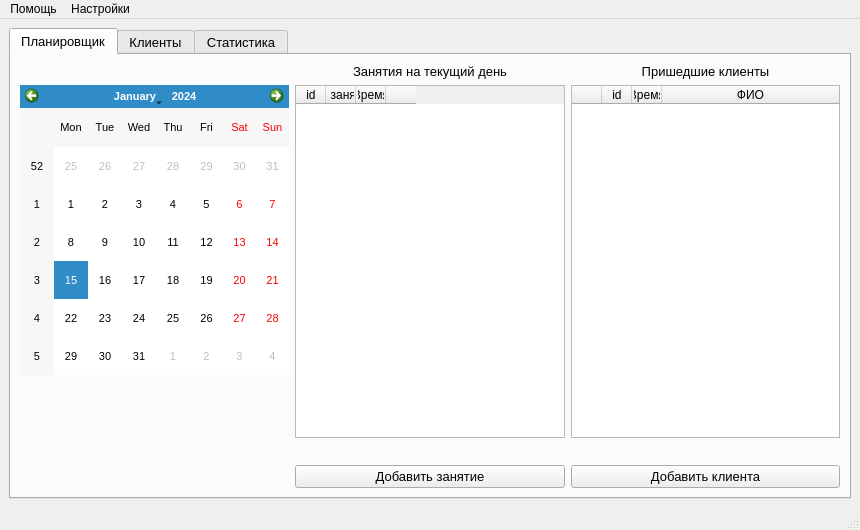
<?xml version="1.0" encoding="UTF-8"?>
<ui version="4.0">
 <class>MainWindow</class>
 <widget class="QMainWindow" name="MainWindow">
  <property name="geometry">
   <rect>
    <x>0</x>
    <y>0</y>
    <width>860</width>
    <height>530</height>
   </rect>
  </property>
  <property name="windowTitle">
   <string>Расписание занятий</string>
  </property>
  <widget class="QWidget" name="centralwidget">
   <layout class="QGridLayout" name="gridLayout">
    <item row="1" column="0">
     <widget class="QTabWidget" name="tabWidget">
      <property name="enabled">
       <bool>true</bool>
      </property>
      <property name="font">
       <font>
        <pointsize>10</pointsize>
       </font>
      </property>
      <property name="currentIndex">
       <number>0</number>
      </property>
      <widget class="QWidget" name="planner_tab">
       <attribute name="title">
        <string>Планировщик</string>
       </attribute>
       <layout class="QGridLayout" name="gridLayout_2">
        <item row="6" column="1">
         <widget class="QPushButton" name="add_lesson_btn">
          <property name="font">
           <font>
            <pointsize>10</pointsize>
           </font>
          </property>
          <property name="text">
           <string>Добавить занятие</string>
          </property>
         </widget>
        </item>
        <item row="6" column="2">
         <widget class="QPushButton" name="add_client_btn">
          <property name="font">
           <font>
            <pointsize>10</pointsize>
           </font>
          </property>
          <property name="text">
           <string>Добавить клиента</string>
          </property>
         </widget>
        </item>
        <item row="1" column="1" rowspan="4">
         <widget class="QTableWidget" name="lessons_table">
          <attribute name="horizontalHeaderMinimumSectionSize">
           <number>30</number>
          </attribute>
          <attribute name="horizontalHeaderDefaultSectionSize">
           <number>30</number>
          </attribute>
          <attribute name="horizontalHeaderStretchLastSection">
           <bool>false</bool>
          </attribute>
          <column>
           <property name="text">
            <string>id</string>
           </property>
          </column>
          <column>
           <property name="text">
            <string>Тип занятия</string>
           </property>
          </column>
          <column>
           <property name="text">
            <string>Время</string>
           </property>
          </column>
          <column>
           <property name="text">
            <string/>
           </property>
          </column>
         </widget>
        </item>
        <item row="3" column="0">
         <widget class="QLabel" name="label_4">
          <property name="text">
           <string/>
          </property>
         </widget>
        </item>
        <item row="0" column="2">
         <widget class="QLabel" name="label_17">
          <property name="text">
           <string>Пришедшие клиенты</string>
          </property>
          <property name="alignment">
           <set>Qt::AlignCenter</set>
          </property>
         </widget>
        </item>
        <item row="5" column="0">
         <widget class="QLabel" name="label">
          <property name="text">
           <string/>
          </property>
         </widget>
        </item>
        <item row="6" column="0">
         <widget class="QLabel" name="label_2">
          <property name="text">
           <string/>
          </property>
         </widget>
        </item>
        <item row="1" column="0">
         <widget class="QCalendarWidget" name="calendar">
          <property name="font">
           <font>
            <pointsize>8</pointsize>
           </font>
          </property>
         </widget>
        </item>
        <item row="2" column="0">
         <widget class="QLabel" name="label_5">
          <property name="text">
           <string/>
          </property>
         </widget>
        </item>
        <item row="1" column="2" rowspan="4">
         <widget class="QTableWidget" name="incoming_clients_table">
          <attribute name="horizontalHeaderCascadingSectionResizes">
           <bool>false</bool>
          </attribute>
          <attribute name="horizontalHeaderMinimumSectionSize">
           <number>30</number>
          </attribute>
          <attribute name="horizontalHeaderDefaultSectionSize">
           <number>30</number>
          </attribute>
          <attribute name="horizontalHeaderHighlightSections">
           <bool>true</bool>
          </attribute>
          <attribute name="horizontalHeaderStretchLastSection">
           <bool>true</bool>
          </attribute>
          <column>
           <property name="text">
            <string/>
           </property>
          </column>
          <column>
           <property name="text">
            <string>id</string>
           </property>
          </column>
          <column>
           <property name="text">
            <string>Время</string>
           </property>
          </column>
          <column>
           <property name="text">
            <string>ФИО</string>
           </property>
          </column>
         </widget>
        </item>
        <item row="4" column="0">
         <widget class="QLabel" name="label_3">
          <property name="text">
           <string/>
          </property>
         </widget>
        </item>
        <item row="0" column="1">
         <widget class="QLabel" name="label_16">
          <property name="text">
           <string>Занятия на текущий день</string>
          </property>
          <property name="alignment">
           <set>Qt::AlignCenter</set>
          </property>
         </widget>
        </item>
       </layout>
      </widget>
      <widget class="QWidget" name="client_tab">
       <attribute name="title">
        <string>Клиенты</string>
       </attribute>
       <layout class="QGridLayout" name="gridLayout_3">
        <item row="8" column="1">
         <widget class="QLabel" name="label_10">
          <property name="text">
           <string/>
          </property>
         </widget>
        </item>
        <item row="0" column="0" rowspan="14">
         <widget class="QTableWidget" name="client_base_table">
          <column>
           <property name="text">
            <string>id</string>
           </property>
          </column>
          <column>
           <property name="text">
            <string>ФИО</string>
           </property>
          </column>
          <column>
           <property name="text">
            <string>Телефон</string>
           </property>
          </column>
          <column>
           <property name="text">
            <string>Дата начала</string>
           </property>
          </column>
          <column>
           <property name="text">
            <string>Возраст</string>
           </property>
          </column>
          <column>
           <property name="text">
            <string>Количество занятий</string>
           </property>
          </column>
          <column>
           <property name="text">
            <string>Длительность аб.</string>
           </property>
          </column>
          <column>
           <property name="text">
            <string>Ак.</string>
           </property>
          </column>
         </widget>
        </item>
        <item row="6" column="1">
         <widget class="QLabel" name="label_9">
          <property name="text">
           <string/>
          </property>
         </widget>
        </item>
        <item row="1" column="1">
         <widget class="QLineEdit" name="search_line">
          <property name="sizePolicy">
           <sizepolicy hsizetype="Preferred" vsizetype="Fixed">
            <horstretch>0</horstretch>
            <verstretch>0</verstretch>
           </sizepolicy>
          </property>
          <property name="font">
           <font>
            <pointsize>10</pointsize>
           </font>
          </property>
         </widget>
        </item>
        <item row="2" column="1">
         <widget class="QLabel" name="label_8">
          <property name="text">
           <string/>
          </property>
         </widget>
        </item>
        <item row="4" column="1">
         <widget class="QPushButton" name="change_client_btn">
          <property name="font">
           <font>
            <pointsize>10</pointsize>
           </font>
          </property>
          <property name="text">
           <string>Изменить</string>
          </property>
         </widget>
        </item>
        <item row="0" column="1">
         <widget class="QLabel" name="label_7">
          <property name="font">
           <font>
            <pointsize>12</pointsize>
           </font>
          </property>
          <property name="text">
           <string>Поиск</string>
          </property>
         </widget>
        </item>
        <item row="13" column="1">
         <widget class="QLabel" name="label_11">
          <property name="text">
           <string/>
          </property>
         </widget>
        </item>
        <item row="5" column="1">
         <widget class="QPushButton" name="add_client_db_btn">
          <property name="font">
           <font>
            <pointsize>10</pointsize>
           </font>
          </property>
          <property name="text">
           <string>Добавить</string>
          </property>
         </widget>
        </item>
        <item row="3" column="1">
         <widget class="QPushButton" name="pay_btn">
          <property name="font">
           <font>
            <pointsize>10</pointsize>
           </font>
          </property>
          <property name="text">
           <string>Оплатить</string>
          </property>
         </widget>
        </item>
       </layout>
      </widget>
      <widget class="QWidget" name="statistic_tab">
       <attribute name="title">
        <string>Статистика</string>
       </attribute>
       <layout class="QHBoxLayout" name="horizontalLayout">
        <item>
         <layout class="QVBoxLayout" name="verticalLayout">
          <item>
           <layout class="QHBoxLayout" name="horizontalLayout_4">
            <item>
             <widget class="QLabel" name="label_12">
              <property name="font">
               <font>
                <pointsize>12</pointsize>
               </font>
              </property>
              <property name="text">
               <string>Выберите год</string>
              </property>
             </widget>
            </item>
            <item>
             <widget class="QComboBox" name="year_cb">
              <property name="font">
               <font>
                <pointsize>11</pointsize>
               </font>
              </property>
              <property name="currentText">
               <string/>
              </property>
             </widget>
            </item>
            <item>
             <widget class="QLabel" name="label_13">
              <property name="text">
               <string/>
              </property>
             </widget>
            </item>
            <item>
             <widget class="QLabel" name="label_14">
              <property name="text">
               <string/>
              </property>
             </widget>
            </item>
           </layout>
          </item>
          <item>
           <widget class="QTableWidget" name="month_reports_table">
            <property name="sizePolicy">
             <sizepolicy hsizetype="Expanding" vsizetype="Expanding">
              <horstretch>0</horstretch>
              <verstretch>0</verstretch>
             </sizepolicy>
            </property>
            <property name="font">
             <font>
              <pointsize>10</pointsize>
             </font>
            </property>
            <row>
             <property name="text">
              <string>Январь</string>
             </property>
            </row>
            <row>
             <property name="text">
              <string>Февраль</string>
             </property>
            </row>
            <row>
             <property name="text">
              <string>Март</string>
             </property>
            </row>
            <row>
             <property name="text">
              <string>Апрель</string>
             </property>
            </row>
            <row>
             <property name="text">
              <string>Май</string>
             </property>
            </row>
            <row>
             <property name="text">
              <string>Июнь</string>
             </property>
            </row>
            <row>
             <property name="text">
              <string>Июль</string>
             </property>
            </row>
            <row>
             <property name="text">
              <string>Август</string>
             </property>
            </row>
            <row>
             <property name="text">
              <string>Сентябрь</string>
             </property>
            </row>
            <row>
             <property name="text">
              <string>Октябрь</string>
             </property>
            </row>
            <row>
             <property name="text">
              <string>Ноябрь</string>
             </property>
            </row>
            <row>
             <property name="text">
              <string>Декабрь</string>
             </property>
            </row>
            <column>
             <property name="text">
              <string>Клиенты</string>
             </property>
            </column>
            <column>
             <property name="text">
              <string>Сумма</string>
             </property>
            </column>
            <column>
             <property name="text">
              <string>Подробнее</string>
             </property>
            </column>
            <item row="0" column="0">
             <property name="text">
              <string>0</string>
             </property>
            </item>
            <item row="0" column="1">
             <property name="text">
              <string>0</string>
             </property>
            </item>
            <item row="1" column="0">
             <property name="text">
              <string>0</string>
             </property>
            </item>
            <item row="1" column="1">
             <property name="text">
              <string>0</string>
             </property>
            </item>
            <item row="2" column="0">
             <property name="text">
              <string>0</string>
             </property>
            </item>
            <item row="2" column="1">
             <property name="text">
              <string>0</string>
             </property>
            </item>
            <item row="3" column="0">
             <property name="text">
              <string>0</string>
             </property>
            </item>
            <item row="3" column="1">
             <property name="text">
              <string>0</string>
             </property>
            </item>
            <item row="4" column="0">
             <property name="text">
              <string>0</string>
             </property>
            </item>
            <item row="4" column="1">
             <property name="text">
              <string>0</string>
             </property>
            </item>
            <item row="5" column="0">
             <property name="text">
              <string>0</string>
             </property>
            </item>
            <item row="5" column="1">
             <property name="text">
              <string>0</string>
             </property>
            </item>
            <item row="6" column="0">
             <property name="text">
              <string>0</string>
             </property>
            </item>
            <item row="6" column="1">
             <property name="text">
              <string>0</string>
             </property>
            </item>
            <item row="7" column="0">
             <property name="text">
              <string>0</string>
             </property>
            </item>
            <item row="7" column="1">
             <property name="text">
              <string>0</string>
             </property>
            </item>
            <item row="8" column="0">
             <property name="text">
              <string>0</string>
             </property>
            </item>
            <item row="8" column="1">
             <property name="text">
              <string>0</string>
             </property>
            </item>
            <item row="9" column="0">
             <property name="text">
              <string>0</string>
             </property>
            </item>
            <item row="9" column="1">
             <property name="text">
              <string>0</string>
             </property>
            </item>
            <item row="10" column="0">
             <property name="text">
              <string>0</string>
             </property>
            </item>
            <item row="10" column="1">
             <property name="text">
              <string>0</string>
             </property>
            </item>
            <item row="11" column="0">
             <property name="text">
              <string>0</string>
             </property>
            </item>
            <item row="11" column="1">
             <property name="text">
              <string>0</string>
             </property>
            </item>
           </widget>
          </item>
          <item>
           <layout class="QHBoxLayout" name="horizontalLayout_6">
            <item>
             <widget class="QLabel" name="label_15">
              <property name="font">
               <font>
                <pointsize>12</pointsize>
               </font>
              </property>
              <property name="text">
               <string>Итого за выбранный период:</string>
              </property>
             </widget>
            </item>
            <item>
             <widget class="QLabel" name="outcome_lbl">
              <property name="font">
               <font>
                <family>Times New Roman</family>
                <pointsize>12</pointsize>
               </font>
              </property>
              <property name="text">
               <string/>
              </property>
             </widget>
            </item>
           </layout>
          </item>
         </layout>
        </item>
       </layout>
      </widget>
     </widget>
    </item>
   </layout>
  </widget>
  <widget class="QMenuBar" name="menubar">
   <property name="geometry">
    <rect>
     <x>0</x>
     <y>0</y>
     <width>860</width>
     <height>20</height>
    </rect>
   </property>
   <widget class="QMenu" name="help_menu">
    <property name="title">
     <string>Помощь</string>
    </property>
    <addaction name="about_action"/>
   </widget>
   <widget class="QMenu" name="settings_menu">
    <property name="title">
     <string>Настройки</string>
    </property>
    <addaction name="preferences_action"/>
   </widget>
   <addaction name="help_menu"/>
   <addaction name="settings_menu"/>
  </widget>
  <widget class="QStatusBar" name="statusbar"/>
  <action name="about_action">
   <property name="text">
    <string>О программе</string>
   </property>
  </action>
  <action name="preferences_action">
   <property name="text">
    <string>Preferences...</string>
   </property>
  </action>
 </widget>
 <resources/>
 <connections/>
</ui>
